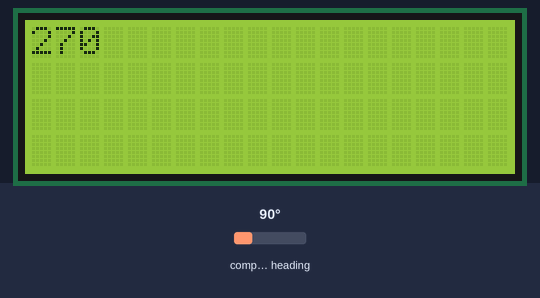
Simulated run of this sketch. Board: Arduino Mega 2560, built with avr-gcc and run on an emulated ATmega2560. Parts: 20×4 character LCD. Wiring (inferred from the names in the program): CMPS compass at I2C address 0x60. Inputs (shaded band) come from the test bench; at power-on: compass heading 90°. What the sketch prints to the serial monitor is not drawn.

Above: at 0.51 s.
1.3 s: compass heading set to 7°
At 1.73 s:
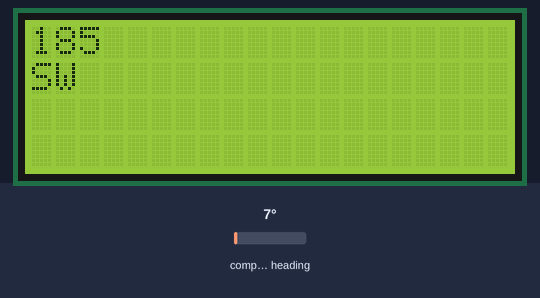
4.3 s: compass heading set to 180°
At 4.46 s:
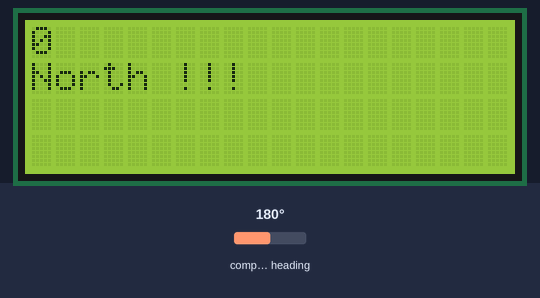
7.3 s: compass heading set to 269°
At 7.49 s:
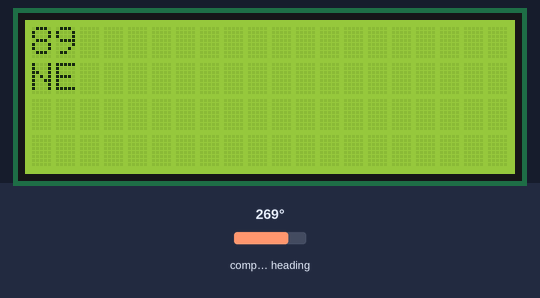
10.3 s: compass heading set to 90°
13.3 s: compass heading set to 352°
At 13.82 s:
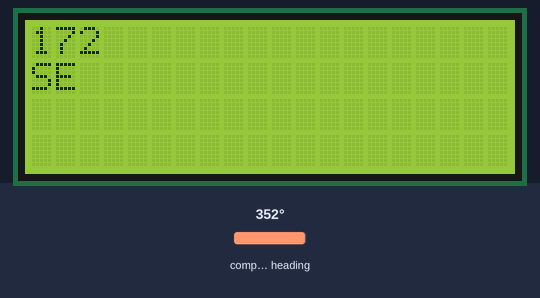
16.3 s: compass heading set to 176°
At 16.66 s:
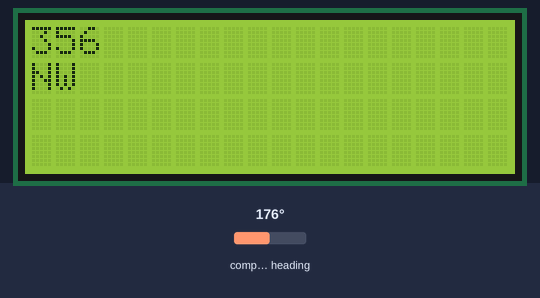
Timing chart, 0 to 19.3 s (numbered marks = the images above; inputs shaded):
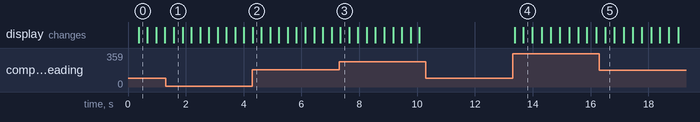

Measured:
- after the input at 1.3 s, the display: changes after 0.28 s (image 1)
- after the input at 4.3 s, the display: changes at once (image 2)
- after the input at 7.3 s, the display: changes at once (image 3)
- after the input at 10.3 s, every drawn part: stays the same
- after the input at 13.3 s, the display: first changes after 0.07 s (image 4 shows a later state)
- after the input at 16.3 s, the display: changes after 0.21 s (image 5)

The sketch:

compass.ino
```cpp
// SCL is the clock line. It is used to synchronize all data transfers over the I2C bus. SDA is the data line.
// A pull-up resistor is needed when connecting SDA/SCL pins.
// MEGA 2560 board has pull-up resistors on pins 20 and 21 onboard.

// https://www.arduino.cc/reference/en/language/functions/communication/wire/
// https://www.arduino.cc/reference/en/language/functions/communication/wire/read/
// https://www.arduino.cc/reference/en/language/functions/communication/wire/requestfrom/
// https://www.arduino.cc/reference/en/language/functions/communication/wire/available/

// add LCD library
#include <LiquidCrystal.h>
// add I2C library
#include <Wire.h>

// initialize the library by associating any needed LCD interface pin
// with the arduino pin number it is connected to
const int rs = 37, en = 36, d4 = 35, d5 = 34, d6 = 33, d7 = 32;
LiquidCrystal lcd(rs, en, d4, d5, d6, d7);

#define CMPS14_ADDRESS 0x60  // Address of CMPS14 shifted right one bit for arduino wire library

byte raw;
int bearing;
String dir;

void setup() {
  // set up the LCD's number of columns and rows:
  lcd.begin(20, 4);
  // Setup Serial Monitor
  Serial.begin(9600);

  // join I2C bus
  Wire.begin();
}

void loop() {
  Wire.beginTransmission(CMPS14_ADDRESS);  //starts communication with CMPS14
  Wire.write(1);                     //Sends the register 1 from where we wish to start reading heading value
  Wire.endTransmission(false);       // keep connection active

  // Request one byte from the CMPS14
  // this will give us the 8 bit bearing
  delay(1);
  Wire.requestFrom(CMPS14_ADDRESS, 1, true);

  // Wait for all bytes to come back
  if (Wire.available() >= 1) {
    raw = Wire.read();              // 0~255
    Serial.println(raw);
  }
  bearing =  360.0 * raw / 255.0;

  if (bearing == 3600) {
    bearing =  360;
  }
  else if (bearing >= 180) {
    bearing =  360.0 * raw / 255.0 - 180;
  }
  else if (bearing < 180) {
    bearing = 360.0 * raw / 255.0 + 180;
  }


  lcd.setCursor(0, 0);
  lcd.print(bearing);
  delay(5);

  if (bearing  == 0 || bearing  == 360)
    dir = "North !!!";
  else if (bearing  > 0 && bearing  < 90)
    dir = "NE";
  else if (bearing  == 90)
    dir = "East -->";
  else if (bearing  > 90 && bearing  < 180)
    dir = "SE";
  else if (bearing  == 180)
    dir = "South !!!";
  else if (bearing  > 180 && bearing  < 270)
    dir = "SW";
  else if (bearing  == 270)
    dir = "West <--";
  else if (bearing  > 270 && bearing  < 360)
    dir = "NW";

  lcd.setCursor(0, 1);
  lcd.print(dir);
  delay(5);
  lcd.clear();
}
```
